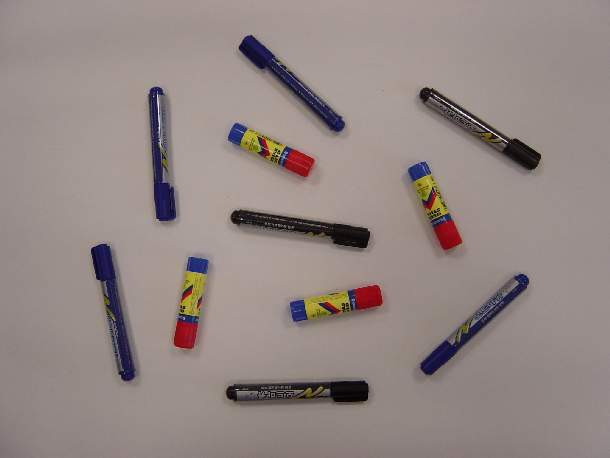
#> input picture images/pen.jpeg, 610 x 458 px, given in place of the camera
$ python ImageSegmentation.py
#> lines starting #> are read from the running program, lines starting #| are printed output that depends on the picture; after the words box and inside, x2 and y2 are one past the last pixel; in counts of white or black regions, pixels touching at a corner belong together
print('Importing Library...')
import cv2
import matplotlib.pyplot as plt
import numpy as np

def blit(text,image):
	cv2.putText(image,text,(25,25),cv2.FONT_HERSHEY_SIMPLEX,0.6,(255,255,255),2)

print('Starting Camera...')
videoCapture = cv2.VideoCapture(0)
while True:
	res,frame = videoCapture.read()
#> frame is the input picture: shape (458, 610, 3); mean B, G, R 132.8, 135.6, 148.1

	# Convert image to gray
	gray = cv2.cvtColor(frame,cv2.COLOR_RGB2GRAY)

	# Gamma corection
	gray = np.array(255 * (gray / 255) ** 1.2 , dtype='uint8')

	# Apply threshold
	thresh = cv2.adaptiveThreshold(gray, 255, cv2.ADAPTIVE_THRESH_GAUSSIAN_C, cv2.THRESH_BINARY, 255, 19)
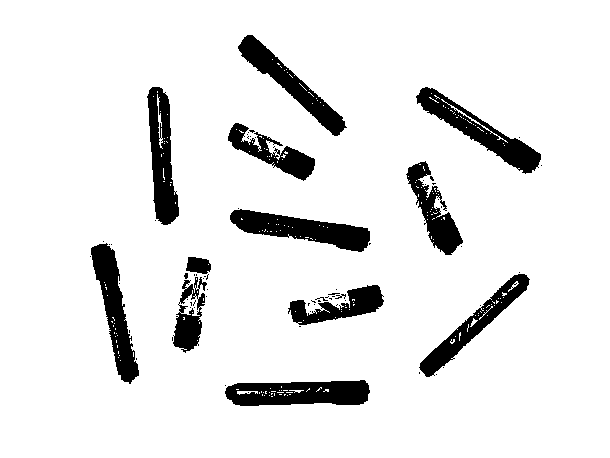
#> thresh: shape (458, 610); 90.6% white; 74 black regions (61 under 20 px), largest, box (x1, y1, x2, y2) and area: (225, 380, 370, 406) 2958, (230, 209, 370, 252) 2926, (416, 87, 541, 174) 2848
	thresh = cv2.bitwise_not(thresh)

	# Dilatation + erosion
	kernel = np.ones((15,15), np.uint8)
	image_dilatation = cv2.dilate(thresh, kernel, iterations=1)
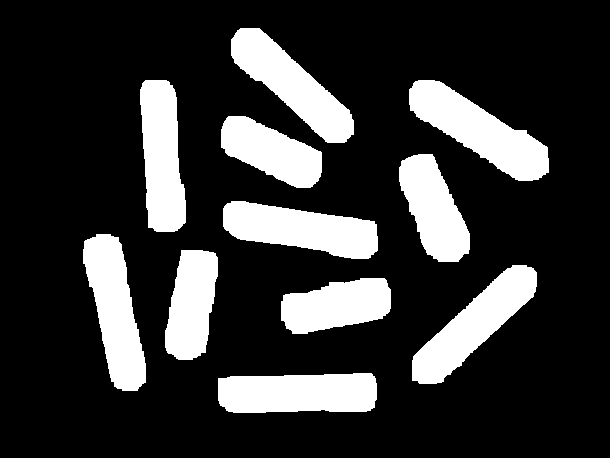
#> image_dilatation: shape (458, 610); 20.9% white; 11 white regions, largest, box (x1, y1, x2, y2) and area: (409, 80, 549, 181) 6267, (412, 265, 537, 384) 5791, (223, 201, 378, 259) 5770
	image_erosion = cv2.erode(image_dilatation,kernel, iterations=1)
#> image_erosion: shape (458, 610); 10.4% white; 11 white regions, largest, box (x1, y1, x2, y2) and area: (225, 380, 370, 406) 3139, (416, 87, 542, 174) 3089, (230, 208, 371, 252) 2984

	# clean all noise after dilatation and erosion
	iamge_erosion = cv2.medianBlur(image_erosion, 7)
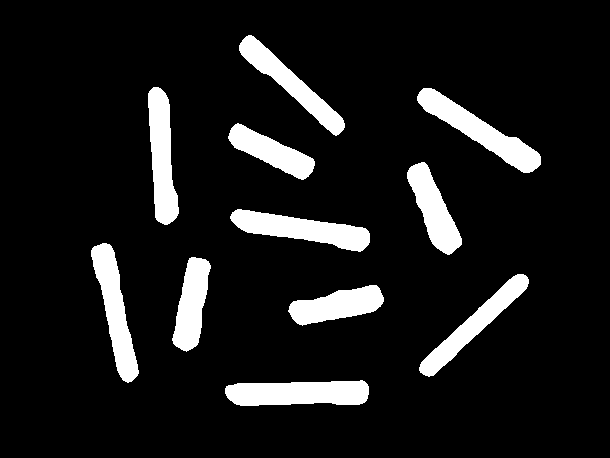
#> iamge_erosion: shape (458, 610); 10.3% white; 11 white regions, largest, box (x1, y1, x2, y2) and area: (225, 380, 369, 406) 3123, (417, 88, 541, 173) 3066, (230, 209, 370, 252) 2964

	# Labeling
	ret, labels = cv2.connectedComponents(image_erosion)
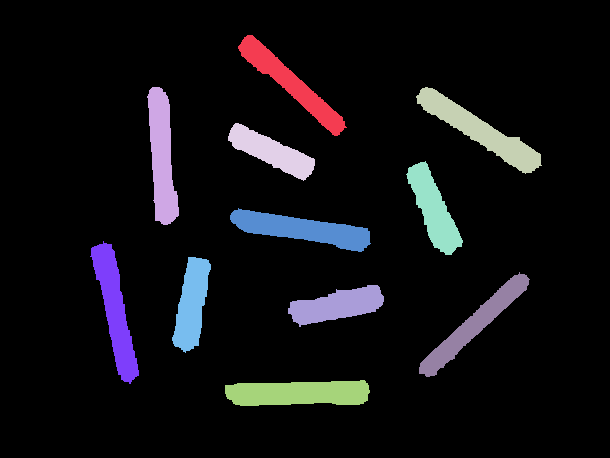
#> labels: shape (458, 610) int32; 12 distinct labels, from 0 to 11; one colour per label, 0 black
#> ret = 12
	object_count = str(ret-1)
#> object_count = '11'

	label_hue = np.uint8(179 * labels / np.max(labels))
	blank_ch = 255 * np.ones_like(label_hue)

	labeled_img = cv2.merge([label_hue, blank_ch, blank_ch])
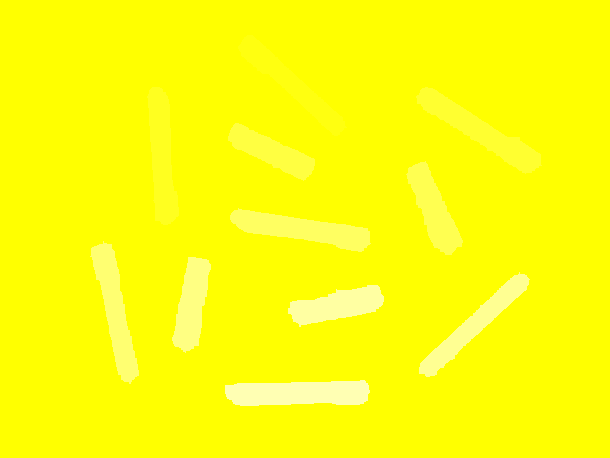
#> labeled_img: shape (458, 610, 3); mean of channels 0, 1, 2 10.1, 255, 255; drawn as B, G, R
	labeled_img = cv2.cvtColor(labeled_img, cv2.COLOR_HSV2BGR)
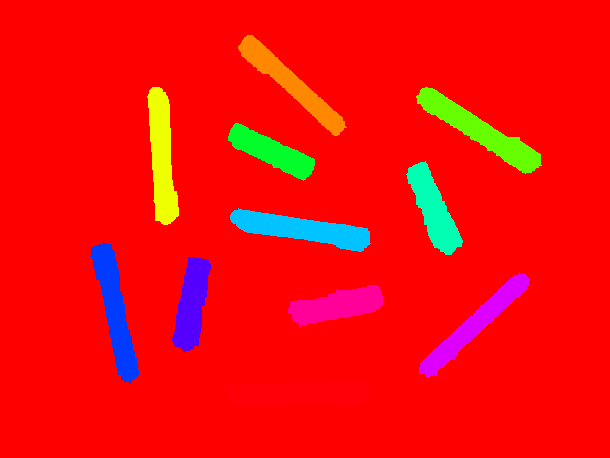
#> labeled_img: shape (458, 610, 3); mean B, G, R 12.9, 13.4, 242
	labeled_img[label_hue == 0] = 0
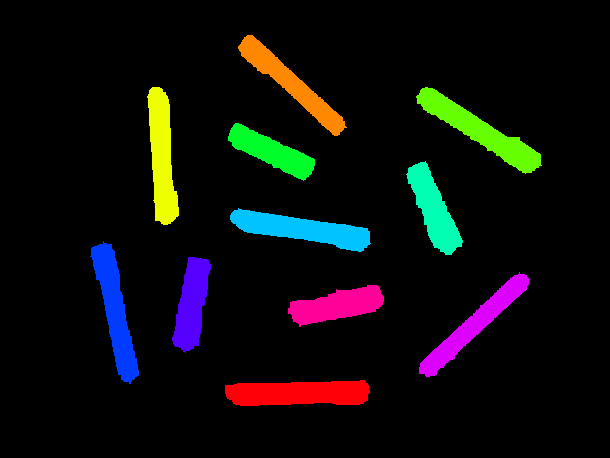
#> labeled_img: shape (458, 610, 3); mean B, G, R 12.9, 13.4, 13.6

	blit(f'Objects Count : {object_count}',labeled_img)
	cv2.imshow('Camera',labeled_img)

	if cv2.waitKey(1) == 27:
#> (key Esc is pressed here)
		break

videoCapture.release()
cv2.destroyAllWindows()
